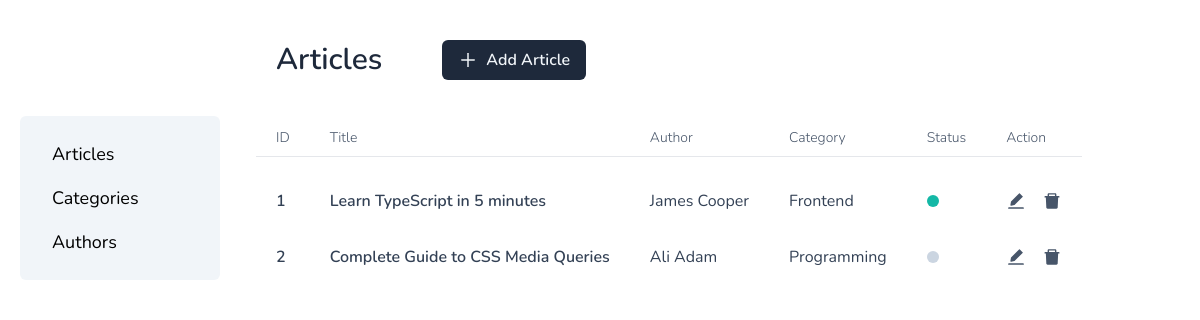
The app's page /admin/articles/index.php, older data.
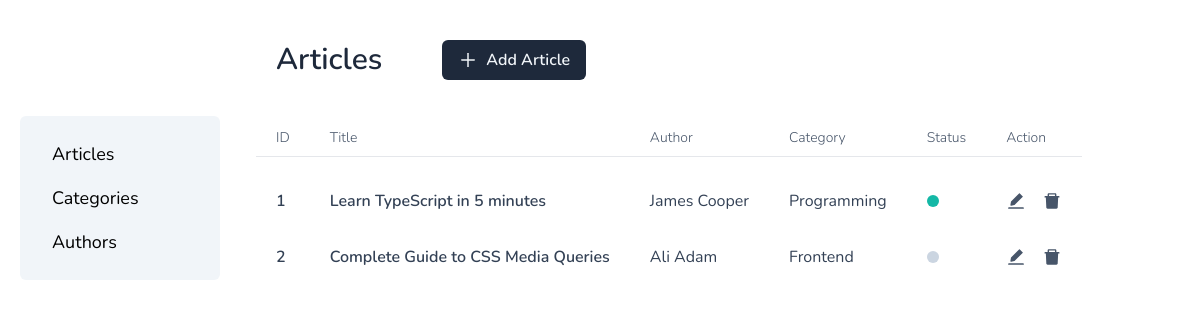
The same page, newer data.
### tables this page shows
CREATE TABLE articles (
  id INT NOT NULL AUTO_INCREMENT,
  title VARCHAR(255) NOT NULL,
  content VARCHAR(255) NOT NULL,
  status VARCHAR(255) NOT NULL,
  author_id INT,
  category_id INT,
  PRIMARY KEY (id),
  FOREIGN KEY (author_id) REFERENCES authors(id) ON DELETE CASCADE,
  FOREIGN KEY (category_id) REFERENCES categories(id) ON DELETE CASCADE
);

CREATE TABLE categories (
  id INT NOT NULL AUTO_INCREMENT,
  name VARCHAR(255) NOT NULL,
  PRIMARY KEY (id)
);

CREATE TABLE authors (
  id INT NOT NULL AUTO_INCREMENT,
  name VARCHAR(255) NOT NULL,
  email VARCHAR(255) NOT NULL,
  PRIMARY KEY (id),
  UNIQUE (email)
);

### public/admin/articles/index.php (called while the page is built, shortened)
<?php
try {
  include __DIR__ . '/../../../classes/Article.php';
  $articleDB = new Article();
  $articles = $articleDB->getArticles();
  include __DIR__ . '/../../../views/admin/articles/index.php';
} catch (PDOException $e) {
  $title = 'An error has occurred';
  $output = 'Database error: ' . $e->getMessage() . ' in ' .
    $e->getFile() . ':' . $e->getLine();
}
include __DIR__ . '/../../../views/layout.php';

### classes/Article.php (called while the page is built, shortened)
<?php
require_once __DIR__ . '/Database.php';
class Article
{
  private $pdo;
  public function __construct()
  {
    $db = new Database();
    $this->pdo = $db->connect();
  }
  public function getArticles()
  {
    $stmt = $this->pdo->prepare('SELECT articles.id, title, content, status, categories.name as category_name, authors.name as author_name
    FROM articles
    JOIN categories ON articles.category_id = categories.id
    JOIN authors ON articles.author_id = authors.id
    ORDER BY articles.id ASC');
    $stmt->execute();
    return  $stmt->fetchAll();
  }
}

### classes/Database.php (called while the page is built)
<?php
class Database
{
  public function connect()
  {
    return new PDO(
      'mysql:host=localhost; dbname=blog; charset=utf8mb4',
      'root',
      ''
    );
  }
}

### views/admin/articles/index.php (the view, shortened to what this page needs)
<table>
  <thead class='border-b-[1px] text-sm text-slate-600'>
    <tr class='[&>*]:px-5 [&>*]:text-left [&>*]:font-light'>
      <th class='py-2'>ID</th>
      <th>Title</th>
      <th>Author</th>
      <th>Category</th>
      <th>Status</th>
      <th>Action</th>
    </tr>
  </thead>
  <tbody class='translate-y-4 text-slate-700'>
    <?php foreach ($articles as $article) : ?>
    <tr class='rounded-md pt-5 hover:bg-slate-100 [&>*]:px-5'>
      <td class='rounded-l-md py-4 font-semibold'><?= $article['id'] ?></td>
      <td class='py-4 font-semibold'><?= $article['title'] ?></td>
      <td><?= $article['author_name'] ?></td>
      <td><?= $article['category_name'] ?></td>
      <td>
        <div title='Published'
          class='h-3 w-3 rounded-full <?= $article['status'] === 'Published' ? 'bg-teal-500' : 'bg-slate-300' ?>'>
        </div>
      </td>
      <td class='rounded-r-md'>
        <div class='flex items-center gap-4'>
          <button type='button' title='edit article'>
          </button>
          <button type='button' title='delete article'>
          </button>
        </div>
      </td>
    </tr>
    <?php endforeach; ?>
  </tbody>
</table>

Row changes from the older to the newer data that the page shows:
changed articles "James Cooper": category.name "Frontend" → "Programming"
changed articles "Complete Guide to CSS Media Queries": category.name "Programming" → "Frontend"
